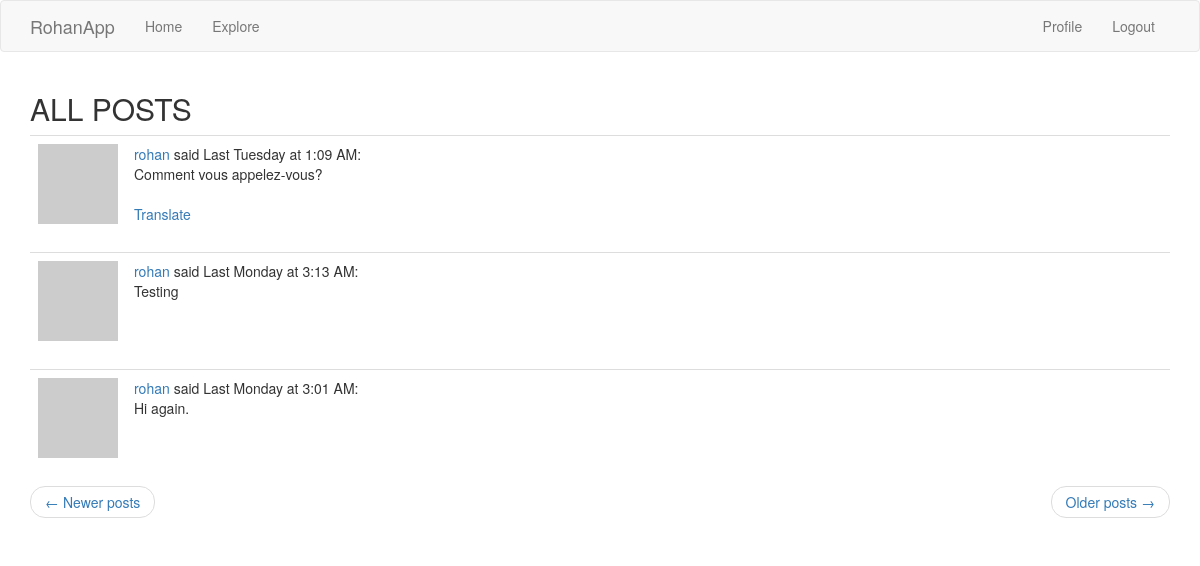
The page /explore?page=2 (signed in) on the database its author committed.
### app/models.py (models this page shows, shortened)
class Post(db.Model):
    id = db.Column(db.Integer, primary_key=True)
    body = db.Column(db.String(140))
    timestamp = db.Column(db.DateTime, index=True, default=datetime.utcnow) # datetime.utcnow, NOT datetime.utcnow()
    user_id = db.Column(db.Integer, db.ForeignKey('user.id'))
    language = db.Column(db.String(5))

class User(UserMixin, db.Model):
    id = db.Column(db.Integer, primary_key=True)
    username = db.Column(db.String(64), index=True, unique=True)
    email = db.Column(db.String(120), index=True, unique=True)
    password_hash = db.Column(db.String(128))
    posts = db.relationship('Post', backref='author', lazy='dynamic') # u.posts, p.author(s)
    about_me = db.Column(db.String(140))
    last_seen = db.Column(db.DateTime, default=datetime.utcnow)
    followed = db.relationship('User', secondary=followers,
        primaryjoin=(followers.c.follower_id == id), # LEFT # why isn't it just followers.follower_id ?
        secondaryjoin=(followers.c.followed_id == id), # RIGHT
        backref=db.backref('followers', lazy='dynamic'), lazy='dynamic')
    def avatar(self, size):
        digest = md5(self.email.lower().encode('utf-8')).hexdigest() # .encode('utf-8') converts email string to bytes
        return 'https://www.gravatar.com/avatar/{}?d=identicon&s={}'.format(digest, size)

### app/main/routes.py (the view)
@bp.route('/explore')
@login_required
def explore():
    page = request.args.get('page', 1, type=int) # "page" as opposed to "next" in URL
    posts = Post.query.order_by(Post.timestamp.desc()).paginate(
        page, current_app.config['POSTS_PER_PAGE'], False) # False means return empty if out of range, not 404
    next_url = url_for('main.explore', page=posts.next_num) if posts.has_next else None
    prev_url = url_for('main.explore', page=posts.prev_num) if posts.has_prev else None
    return render_template('explore.html', title='Explore', posts=posts.items, next_url=next_url, prev_url=prev_url)

### app/main/routes.py (called while the page is built)
@bp.before_app_request # executed just before any view function
def before_request():
    if current_user.is_authenticated:
        current_user.last_seen = datetime.utcnow() # .strftime('%m/%d/%Y %I:%M:%S %p')
        db.session.commit()
        g.locale = str(get_locale())

### app/models.py (called while the page is built)
@login.user_loader
def load_user(id):
    return User.query.get(int(id))

### app/templates/explore.html
{% extends "base.html" %}
{% block app_content %}
    <h2>ALL POSTS</h2>
    {% for post in posts %}
        {% include '_post.html' %}
    {% endfor %}
    <nav aria-label="...">
        <ul class="pager">
            <li class="previous{% if not prev_url %} disabled{% endif %}">
                <a href="{{ prev_url or '#' }}">
                    <span aria-hidden="true">&larr;</span> Newer posts
                </a>
            </li>
            <li class="next{% if not next_url %} disabled{% endif %}">
                <a href="{{ next_url or '#' }}">
                    Older posts <span aria-hidden="true">&rarr;</span>
                </a>
            </li>
        </ul>
    </nav>
{% endblock %}

### app/templates/_post.html
<table class="table table-hover">
    <tr>
        <td width="70px">
            <a href="{{ url_for('main.user', username=post.author.username) }}">
                <img src="{{ post.author.avatar(70) }}" />
            </a>
        </td>
        <td>
            <a href="{{ url_for('main.user', username=post.author.username) }}">{{ post.author.username }}</a>
            said {{ moment(post.timestamp).calendar() }}:
            <br>
            <span id="post{{ post.id }}">{{ post.body }}</span>
            {% if post.language and post.language != g.locale %}
            <br><br>
            <span id="translation{{ post.id }}">
                <a href="javascript:translate(
                    '#post{{ post.id }}',
                    '#translation{{ post.id }}',
                    '{{ post.language }}',
                    '{{ g.locale }}');">Translate</a>
            </span>
            {% endif %}
        </td>
    </tr>
</table>

### rows shown on the page
Post: author.username "rohan", timestamp "Last Tuesday at 1:09 AM", body "Comment vous appelez-vous?"
Post: author.username "rohan", timestamp "Last Monday at 3:13 AM", body "Testing"
Post: author.username "rohan", timestamp "Last Monday at 3:01 AM", body "Hi again."
